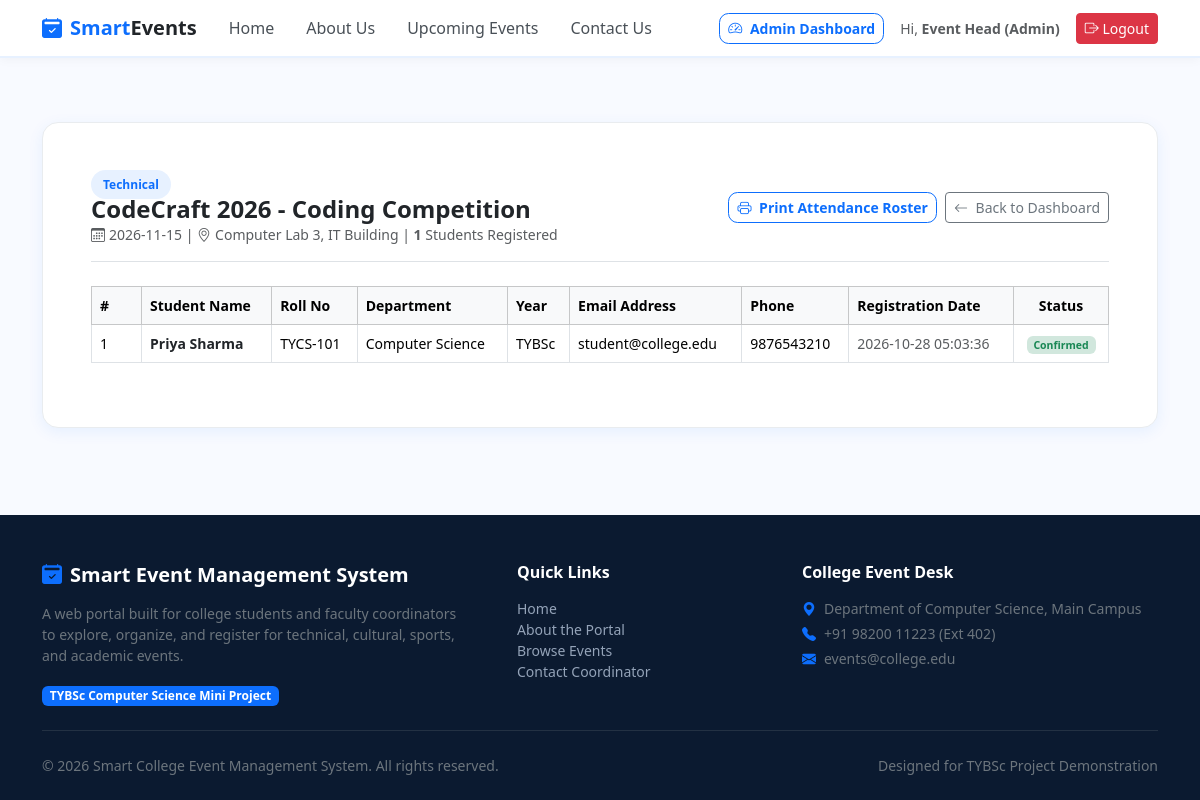
The app's page /admin/event/1/registrations (signed in) with its own data.
### tables this page shows
CREATE TABLE events (
            id INTEGER PRIMARY KEY AUTOINCREMENT,
            title TEXT NOT NULL,
            category TEXT NOT NULL,
            description TEXT NOT NULL,
            date TEXT NOT NULL,
            time TEXT NOT NULL,
            venue TEXT NOT NULL,
            coordinator TEXT NOT NULL,
            coordinator_phone TEXT,
            image_url TEXT,
            max_participants INTEGER DEFAULT 100,
            created_at TIMESTAMP DEFAULT CURRENT_TIMESTAMP
        );

CREATE TABLE registrations (
            id INTEGER PRIMARY KEY AUTOINCREMENT,
            user_id INTEGER NOT NULL,
            event_id INTEGER NOT NULL,
            registered_at TIMESTAMP DEFAULT CURRENT_TIMESTAMP,
            status TEXT DEFAULT 'Confirmed',
            FOREIGN KEY (user_id) REFERENCES users (id),
            FOREIGN KEY (event_id) REFERENCES events (id),
            UNIQUE (user_id, event_id)
        );

CREATE TABLE users (
            id INTEGER PRIMARY KEY AUTOINCREMENT,
            name TEXT NOT NULL,
            email TEXT UNIQUE NOT NULL,
            password TEXT NOT NULL,
            roll_no TEXT,
            department TEXT,
            year TEXT,
            phone TEXT,
            role TEXT DEFAULT 'student',
            created_at TIMESTAMP DEFAULT CURRENT_TIMESTAMP
        );

### app.py (the view)
@app.route('/admin/event/<int:event_id>/registrations')
@admin_required
def event_registrations(event_id):
    conn = get_db()
    cursor = conn.cursor()
    cursor.execute("SELECT * FROM events WHERE id = ?", (event_id,))
    event = cursor.fetchone()
    if not event:
        conn.close()
        flash('Event not found.', 'danger')
        return redirect(url_for('admin_dashboard'))
    cursor.execute('''
        SELECT r.id as reg_id, r.registered_at, r.status,
               u.name, u.email, u.roll_no, u.department, u.year, u.phone
        FROM registrations r
        JOIN users u ON r.user_id = u.id
        WHERE r.event_id = ?
        ORDER BY r.registered_at ASC
    ''', (event_id,))
    students = cursor.fetchall()
    conn.close()
    return render_template(
        'event_registrations.html',
        event=event,
        students=students,
        total_count=len(students)
    )

### app.py (called while the page is built)
def get_db():
    conn = sqlite3.connect(DATABASE)
    conn.row_factory = sqlite3.Row
    return conn

def admin_required(f):
    @wraps(f)
    def decorated_function(*args, **kwargs):
        if 'user_id' not in session:
            flash('Please log in as Administrator.', 'warning')
            return redirect(url_for('login'))
        if session.get('user_role') != 'admin':
            flash('Access denied! Administrator privileges required.', 'danger')
            return redirect(url_for('home'))
        return f(*args, **kwargs)
    return decorated_function

### templates/event_registrations.html (shortened to what this page needs)
{% extends 'base.html' %}
{% block content %}
<div class="container py-5">
    <div class="custom-card p-4 p-sm-5">
        <div class="d-flex justify-content-between align-items-center mb-4 pb-3 border-bottom flex-wrap gap-2">
            <div>
                <span class="badge-category mb-1">{{ event['category'] }}</span>
                <h4 class="fw-bold text-dark mb-0">{{ event['title'] }}</h4>
                <p class="text-muted small mb-0">
                    <i class="bi bi-calendar3 me-1"></i>{{ event['date'] }} |
                    <i class="bi bi-geo-alt me-1"></i>{{ event['venue'] }} |
                    <strong>{{ total_count }}</strong> Students Registered
                </p>
            </div>
            <div class="d-flex gap-2 no-print">
                <button type="button" class="btn btn-outline-primary btn-sm" onclick="window.print();">
                    <i class="bi bi-printer me-1"></i> Print Attendance Roster
                </button>
                <a href="{{ url_for('admin_dashboard') }}" class="btn btn-outline-secondary btn-sm">
                    <i class="bi bi-arrow-left me-1"></i> Back to Dashboard
                </a>
            </div>
        </div>
        {% if students %}
            <div class="table-responsive">
                <table class="table table-hover table-bordered align-middle small">
                    <thead class="table-light">
                        <tr>
                            <th style="width: 50px;">#</th>
                            <th>Student Name</th>
                            <th>Roll No</th>
                            <th>Department</th>
                            <th>Year</th>
                            <th>Email Address</th>
                            <th>Phone</th>
                            <th>Registration Date</th>
                            <th class="text-center">Status</th>
                        </tr>
                    </thead>
                    <tbody>
                        {% for s in students %}
                            <tr>
                                <td>{{ loop.index }}</td>
                                <td class="fw-bold text-dark">{{ s['name'] }}</td>
                                <td>{{ s['roll_no'] or 'N/A' }}</td>
                                <td>{{ s['department'] or 'Computer Science' }}</td>
                                <td>{{ s['year'] or 'TYBSc' }}</td>
                                <td>{{ s['email'] }}</td>
                                <td>{{ s['phone'] or 'N/A' }}</td>
                                <td class="text-muted">{{ s['registered_at'] }}</td>
                                <td class="text-center">
                                    <span class="badge bg-success-subtle text-success">
                                        {{ s['status'] }}
                                    </span>
                                </td>
                            </tr>
                        {% endfor %}
                    </tbody>
                </table>
            </div>
        {% else %}
            <div class="text-center py-5 bg-light rounded-3 border">
                <i class="bi bi-people text-muted fs-1 mb-2 d-block"></i>
                <h5 class="fw-bold text-dark">No Students Registered Yet</h5>
                <p class="text-muted small mb-0">Students will appear here once they register for this event on the portal.</p>
            </div>
        {% endif %}
    </div>
</div>
{% endblock %}

### static/css/style.css (style rules this page uses)
:root { --primary-blue: #0d6efd; --primary-hover: #0b5ed7; --dark-blue: #084298; --light-bg: #f8faff; --card-shadow: 0 4px 15px rgba(13, 110, 253, 0.08); }
body { font-family: 'Segoe UI', Roboto, 'Helvetica Neue', Arial, sans-serif; background-color: var(--light-bg); color: #333333; display: flex; flex-direction: column; min-height: 100vh; }
.custom-card { border: 1px solid #e9ecef; border-radius: 1rem; background-color: #ffffff; box-shadow: var(--card-shadow); transition: transform 0.2s ease, box-shadow 0.2s ease; overflow: hidden; }
.badge-category { background-color: #e7f1ff; color: var(--primary-blue); font-weight: 600; font-size: 0.75rem; padding: 0.35rem 0.75rem; border-radius: 50rem; }
.btn-outline-primary { color: var(--primary-blue); border-color: var(--primary-blue); border-radius: 0.6rem; font-weight: 600; }

### records on screen
events: category "Technical", title "CodeCraft 2026 - Coding Competition", date "2026-11-15", venue "Computer Lab 3, IT Building"
registrations: name "Priya Sharma", roll_no "TYCS-101", department "Computer Science", year "TYBSc", email "student@college.edu", phone "9876543210", registered_at "2026-10-28 05:03:36", status "Confirmed"

### other values on screen
{{ session.get('user_name') }} "Event Head (Admin)"
{{ total_count }} "1"
